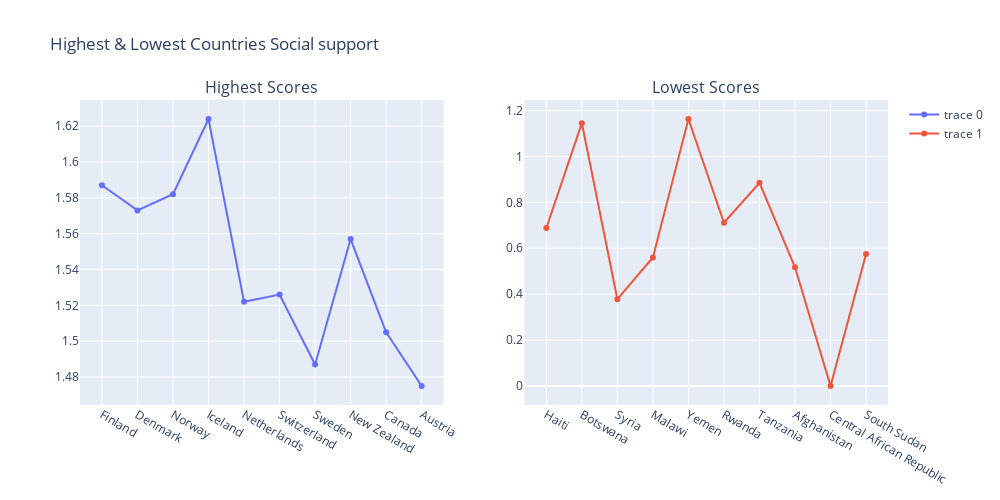

The notebook cell saved with this chart:
### Code cell
#  visualize thehighest & lowest contries Social support

fig = make_subplots(rows=1, cols=2, subplot_titles=("Highest Scores","Lowest Scores"))

fig.add_trace(
    go.Scatter(x=highest_df["Country or region"], y=highest_df["Social support"], mode='markers+lines'),
    row=1, col=1,
)

fig.add_trace(
    go.Scatter(x=lowest_df["Country or region"], y=lowest_df["Social support"], mode='markers+lines'),
    row=1, col=2,
)

fig.update_layout(height=500, width=1000, title_text="Highest & Lowest Countries Social support")

fig.show()

### Figure 1 — Plotly figure (JSON) as saved in the notebook; plotly's stock layout.template omitted (floating-point values rounded to 4 significant figures)
{"data": [{"mode": "markers+lines", "type": "scatter", "x": ["Finland", "Denmark", "Norway", "Iceland", "Netherlands", "Switzerland", "Sweden", "New Zealand", "Canada", "Austria"], "xaxis": "x", "y": [1.587, 1.573, 1.582, 1.624, 1.522, 1.526, 1.487, 1.557, 1.505, 1.475], "yaxis": "y"}, {"mode": "markers+lines", "type": "scatter", "x": ["Haiti", "Botswana", "Syria", "Malawi", "Yemen", "Rwanda", "Tanzania", "Afghanistan", "Central African Republic", "South Sudan"], "xaxis": "x2", "y": [0.688, 1.145, 0.378, 0.56, 1.163, 0.711, 0.885, 0.517, 0, 0.575], "yaxis": "y2"}], "layout": {"annotations": [{"font": {"size": 16}, "showarrow": false, "text": "Highest Scores", "x": 0.225, "xanchor": "center", "xref": "paper", "y": 1, "yanchor": "bottom", "yref": "paper"}, {"font": {"size": 16}, "showarrow": false, "text": "Lowest Scores", "x": 0.775, "xanchor": "center", "xref": "paper", "y": 1, "yanchor": "bottom", "yref": "paper"}], "height": 500, "title": {"text": "Highest & Lowest Countries Social support"}, "width": 1000, "xaxis": {"anchor": "y", "domain": [0, 0.45]}, "xaxis2": {"anchor": "y2", "domain": [0.55, 1]}, "yaxis": {"anchor": "x", "domain": [0, 1]}, "yaxis2": {"anchor": "x2", "domain": [0, 1]}}}
